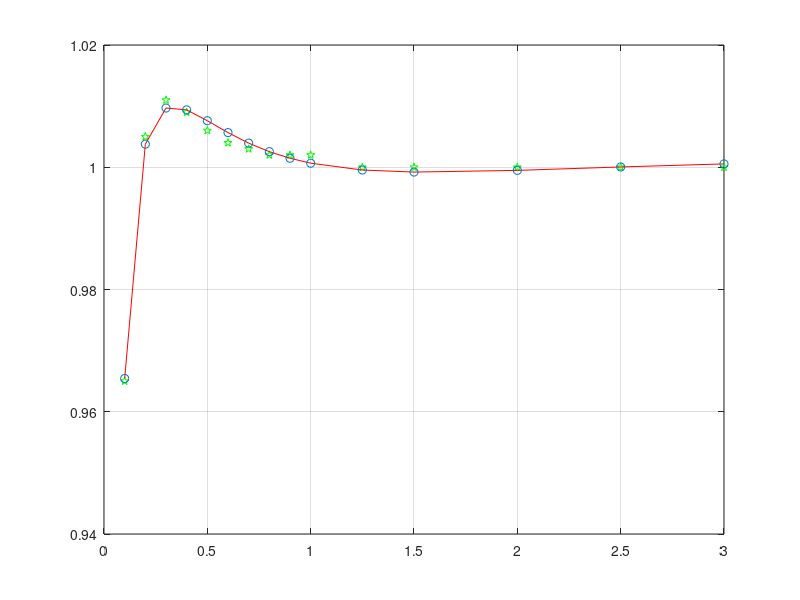
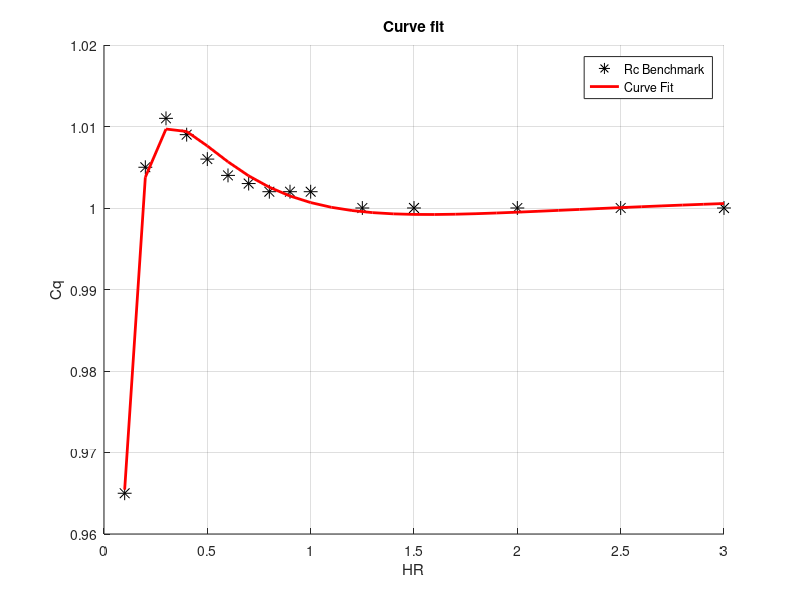

These charts were generated, in order, by the following MATLAB code:
clear
clc
close all

x_new = 0.1:0.2:3.0;




load Torque_Curve.mat
load ImageGuess.mat

% X = [X, 5.5, 8.0]
% Q = [Q, 1, 1]


for i=1:length(Q)
    if X(i) > 1.1
        Q(i) = 1.000;
    end
%     if X(i) >=2 && X(i) > 1.5
%         Q(i) = 0.9998;
%     end
    
end

XX = X(1:12);
QQ = Q(1:12);
Vq = interp1(X, Q, X, "pchip");

x = X;
y = Q;
nonLin = @(b,x) b(1) + b(2)*(exp(-x./b(3))) + b(4)*b(6)./(b(5)*(((x).^0.909))) - b(7)./(x).^(b(8)); % ;              % Generalised exponential half life
% nonLin = @(b,x) b(1) + b(2)./(exp(x./b(3)));
NRCF = @(b) norm(y - nonLin(b,x));                       % Residual Norm Cost Function
B0 = [1; 1; 1; 1; 1; 1; 1;1];
B = fminsearch(NRCF, B0);   % Estimate Parameters

figure(1)
plot(x, y, 'pg')
hold on
plot(x, nonLin(B,x), '-r')
scatter(x, nonLin(B,x))
hold off
grid
ylim([0.94, 1.02])
%xlim([0 1.5])
text(0.7, 0.52, sprintf('y = %.4f %+.4f/(x %+.4f)', B))
b = B


HR=[0.1:0.1:3];

for l=1:length(HR)
cqio(l) = b(1) + b(2)*(exp(-HR(l)./b(3))) + b(4)*b(6)./(b(5)*(((HR(l)).^0.909))) - b(7)./(HR(l)).^(b(8));

end

figure
hold on
plot(X, Q, "*", "MarkerSize", 10, "Color", "k")
plot(HR, cqio,"-","LineWidth",2,"Color",'r')
hold off
grid on;
title("Curve fit")
xlabel("HR")
ylabel("Cq")
legend("Rc Benchmark", "Curve Fit");
% 






